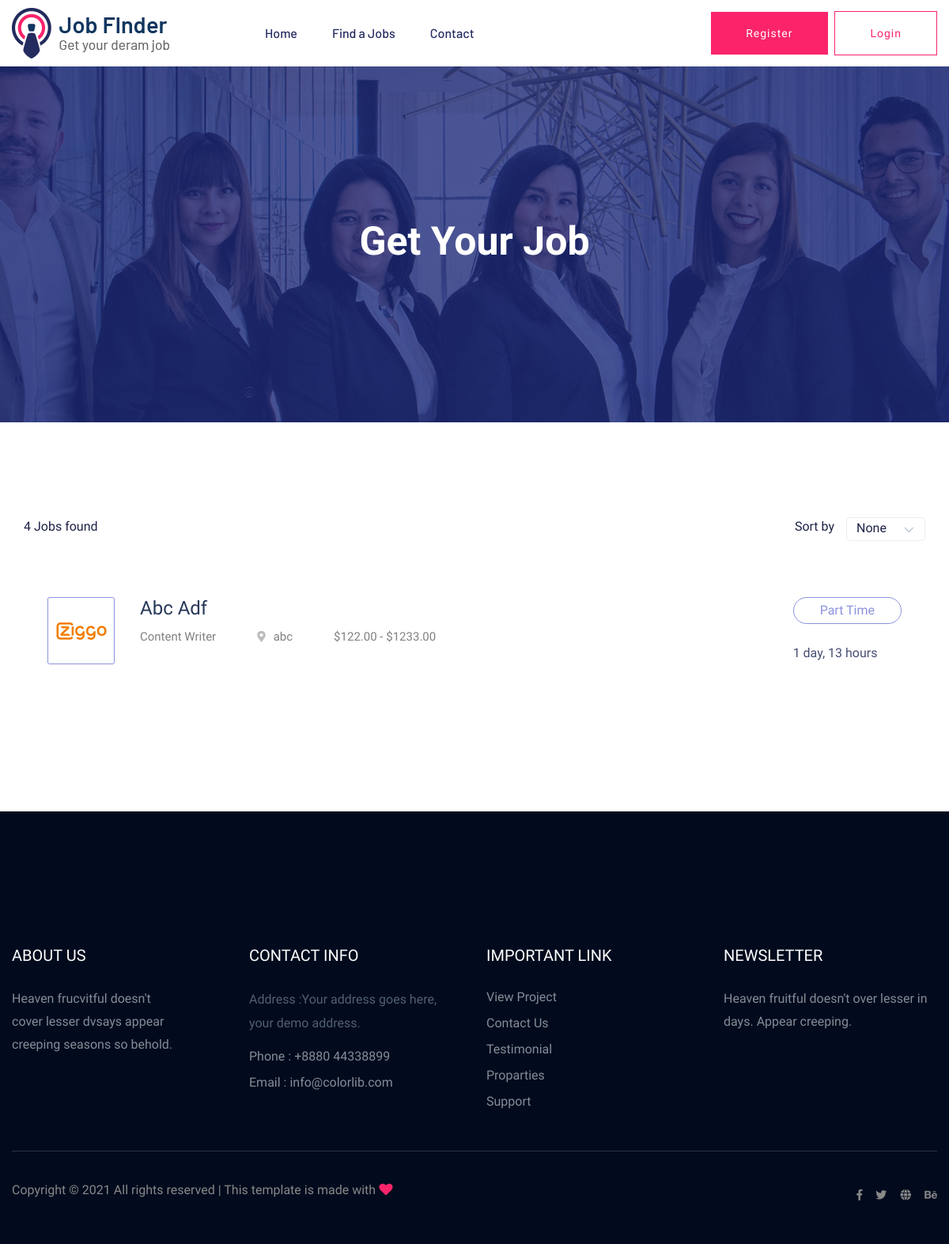
Before: /post/listing/ with the older database file.
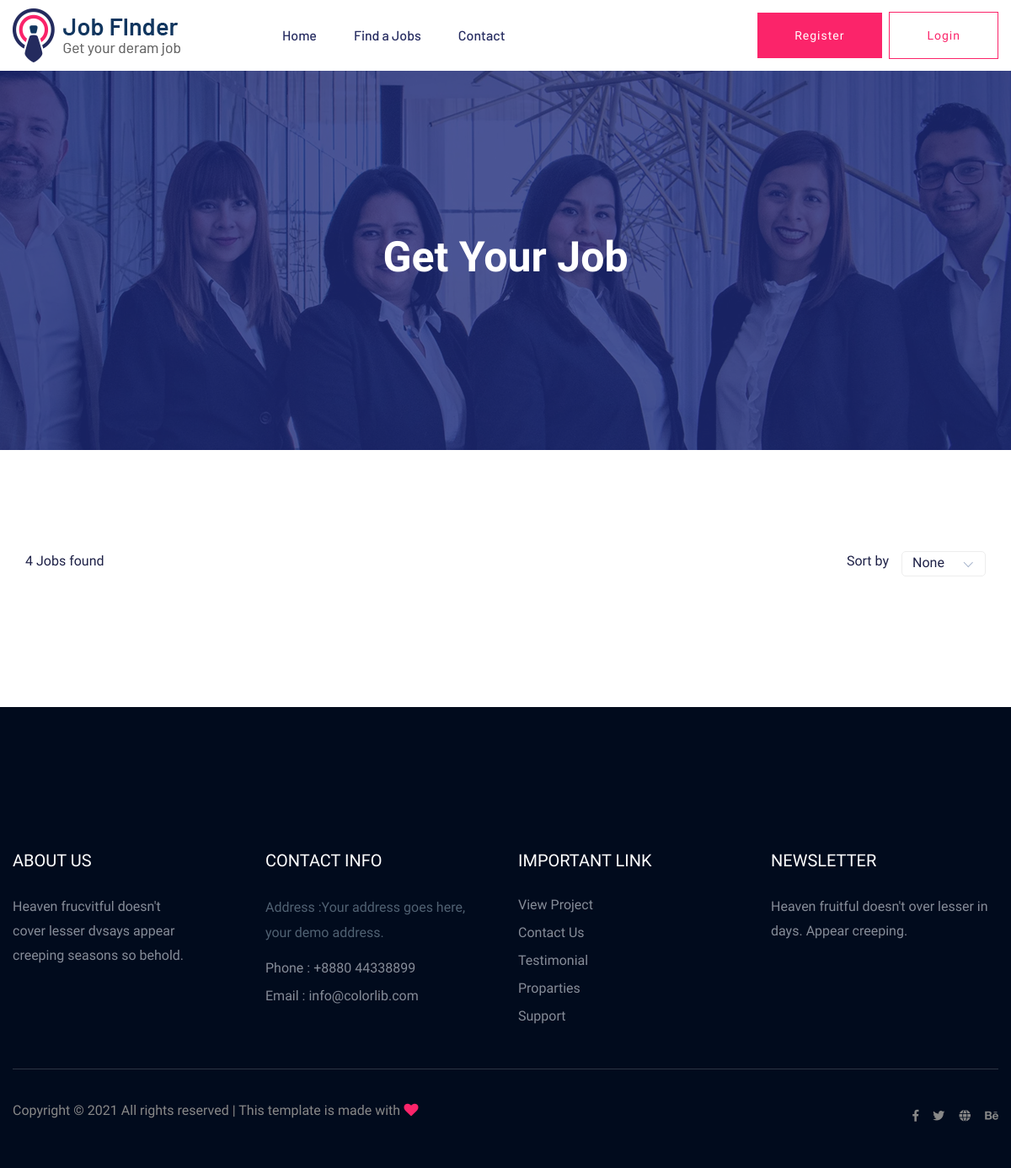
After: the same page with the newer database file.
### job/models.py (models this page shows, shortened)
class Job(models.Model):
    job_name = models.CharField(max_length=200)
    slug = models.SlugField(unique=True)
    description = models.TextField()
    image = models.ImageField(upload_to='job', null=True, blank=True)
    category = models.ForeignKey(Category, on_delete=models.CASCADE, related_name='jobs')
    company = models.ForeignKey(Company, on_delete=models.CASCADE, related_name='jobs')
    location = models.CharField(max_length=200)
    vacancy = models.IntegerField(default=1)
    job_time = models.CharField(choices=JOB_TIME, max_length=10)
    salary_type = models.CharField(choices=SALARY_TYPE, max_length=10)
    max_salary = models.DecimalField(decimal_places=2, max_digits=6)
    min_salary = models.DecimalField(decimal_places=2, max_digits=6)
    last_date = models.DateField(default=timezone.now())
    posted_date = models.DateField(auto_now_add=True)
    class Meta:
        ordering = ['-posted_date']

class Category(models.Model):
    category_name = models.CharField(max_length=200, unique=True)
    slug = models.SlugField(unique=True)
    logo = models.CharField(max_length=50, default='tour')
    created_at = models.DateField(auto_now_add=True)

### job/decorators.py (the view)
    def inner(*args, **kwargs):
        request = args[0]
        if request.user.is_authenticated:
            if request.user.profile.is_company:
                return redirect('job:home')
        return func(*args, **kwargs)

### job/views.py (called while the page is built)
@allow_user
def post_listing(request, slug=None):
    if slug:
        jobs = Job.objects.filter(category__slug=slug)
    else:
        jobs = Job.objects.all()
    context = {
        'jobs': jobs,
    }
    return render(request, 'job/job_listing.html', context)

### job/templates/job/job_listing.html (shortened to what this page needs)
{% extends 'base.html' %}
{% load static %}
{% block content %}
    <main>
        <div class="slider-area ">
            <div class="single-slider section-overly slider-height2 d-flex align-items-center" data-background="{% static 'img/hero/about.jpg' %}">
                <div class="container">
                    <div class="row">
                        <div class="col-xl-12">
                            <div class="hero-cap text-center">
                                <h2>Get your job</h2>
                            </div>
                        </div>
                    </div>
                </div>
            </div>
        </div>
        <div class="job-listing-area pt-120 pb-120">
            <div class="container">
                <div class="row">
                    <div class="col-xl-12 col-lg-12 col-md-12">
                        <section class="featured-job-area">
                            <div class="container">
                                <div class="row">
                                    <div class="col-lg-12">
                                        <div class="count-job mb-35">
                                            <span>{{ jobs|length }} Job{{ jobs|pluralize }} found</span>
                                            <div class="select-job-items">
                                                <span>Sort by</span>
                                            </div>
                                        </div>
                                    </div>
                                </div>
                                {% for job in jobs %}
                                    {% if job.vacancy > 0 %}
                                        <div class="single-job-items mb-30">
                                            <div class="job-items">
                                                <div class="company-img">
                                                    <a href="{% url 'job:post-detail' job.slug %}"><img src="{% static 'img/icon/job-list1.png'%}" alt=""></a>
                                                </div>
                                                <div class="job-tittle job-tittle2">
                                                    <a href="{% url 'job:post-detail' job.slug %}">
                                                        <h4>{{ job.job_name|title }}</h4>
                                                    </a>
                                                    <ul>
                                                        <li>{{ job.category.category_name|title }}</li>
                                                        <li><i class="fas fa-map-marker-alt"></i>{{ job.location }}</li>
                                                        <li>${{ job.min_salary}} - ${{ job.max_salary }}</li>
                                                    </ul>
                                                </div>
                                            </div>
                                            <div class="items-link items-link2 f-right">
                                                <a href="{% url 'job:post-detail' job.slug %}">{{ job.job_time }}</a>
                                                <span>{{ job.posted_date|timesince }}</span>
                                            </div>
                                        </div>
                                    {% endif %}
                                {% endfor %}
                            </div>
                        </section>
                    </div>
                </div>
            </div>
        </div>
    </main>
 {% endblock content %}

### templates/base.html (shortened to what this page needs)
{% load static %}
<!doctype html>
<html class="no-js" lang="zxx">
<head>
    <link rel="stylesheet" href="{% static 'css/bootstrap.min.css'%}">
    <link rel="stylesheet" href="{% static 'css/owl.carousel.min.css'%}">
    <link rel="stylesheet" href="{% static 'css/flaticon.css'%}">
    <link rel="stylesheet" href="{% static 'css/price_rangs.css'%}">
    <link rel="stylesheet" href="{% static 'css/slicknav.css'%}">
    <link rel="stylesheet" href="{% static 'css/animate.min.css'%}">
    <link rel="stylesheet" href="{% static 'css/magnific-popup.css'%}">
    <link rel="stylesheet" href="{% static 'css/fontawesome-all.min.css'%}">
    <link rel="stylesheet" href="{% static 'css/themify-icons.css'%}">
    <link rel="stylesheet" href="{% static 'css/slick.css'%}">
    <link rel="stylesheet" href="{% static 'css/nice-select.css'%}">
    <link rel="stylesheet" href="{% static 'css/style.css'%}">
</head>
<body>
    <header>
        <div class="header-area header-transparrent">
            <div class="headder-top header-sticky">
                <div class="container">
                    <div class="row align-items-center">
                        <div class="col-lg-3 col-md-2">
                            <div class="logo">
                                <a href="{% url 'job:home'  %}"><img src="{% static 'img/logo/logo.png'%}" alt=""></a>
                            </div>
                        </div>
                        <div class="col-lg-9 col-md-9">
                            <div class="menu-wrapper">
                                <div class="main-menu">
                                    {% if request.user.profile.is_company %}
                                    <nav class="d-none d-lg-block">
                                        <ul id="navigation">
                                            <li><a href="{% url 'job:home'  %}">Home</a></li>
                                            <li><a href="{% url 'job:add-job' %}">Add Jobs </a></li>
                                            <li><a href="{% url 'job:add-company' %}">Add Company </a></li>
                                            <li><a href="{% url 'job:company-detail' %}">Applications </a></li>
                                            <li><a href="{% url 'contact' %}">Contact</a></li>
                                        </ul>
                                    </nav>
                                    {% else %}
                                    <nav class="d-none d-lg-block">
                                        <ul id="navigation">
                                            <li><a href="{% url 'job:home'  %}">Home</a></li>
                                            <li><a href="{% url 'job:post-listing-all' %}">Find a Jobs </a></li>
                                            <li><a href="{% url 'contact' %}">Contact</a></li>
                                        </ul>
                                    </nav>
                                    {% endif %}
                                </div>
                                <div class="header-btn d-none f-right d-lg-block">
                                    {% if request.user.is_authenticated %}
                                    <a href="{% url 'user:profile' %}" class="btn head-btn2">Profile</a>
                                    <a href="{% url 'user:logout' %}" class="btn head-btn2">Logout</a>
                                    {% else %}
                                    <a href="{% url 'user:register' %}" class="btn head-btn1">Register</a>
                                    <a href="{% url 'user:login' %}" class="btn head-btn2">Login</a>
                                    {% endif %}
                                </div>
                            </div>
                        </div>
                        <div class="col-12">
                        </div>
                    </div>
                </div>
            </div>
        </div>
    </header>
    {% block content %}{% endblock content %}
    <footer>
        <div class="footer-area footer-bg footer-padding">
            <div class="container">
                <div class="row d-flex justify-content-between">
                    <div class="col-xl-3 col-lg-3 col-md-4 col-sm-6">
                        <div class="single-footer-caption mb-50">
                            <div class="single-footer-caption mb-30">
                                <div class="footer-tittle">
                                    <h4>About Us</h4>
                                    <div class="footer-pera">
                                        <p>Heaven frucvitful doesn't cover lesser dvsays appear creeping seasons so
                                            behold.</p>
                                    </div>
                                </div>
                            </div>
                        </div>
                    </div>
                    <div class="col-xl-3 col-lg-3 col-md-4 col-sm-5">
                        <div class="single-footer-caption mb-50">
                            <div class="footer-tittle">
                                <h4>Contact Info</h4>
                                <ul>
                                    <li>
                                        <p>Address :Your address goes
                                            here, your demo address.</p>
                                    </li>
                                    <li><a href="#">Phone : +8880 44338899</a></li>
                                    <li><a href="#">Email : info@colorlib.com</a></li>
                                </ul>
                            </div>
                        </div>
                    </div>
                    <div class="col-xl-3 col-lg-3 col-md-4 col-sm-5">
                        <div class="single-footer-caption mb-50">
                            <div class="footer-tittle">
                                <h4>Important Link</h4>
                                <ul>
                                    <li><a href="#"> View Project</a></li>
                                    <li><a href="#">Contact Us</a></li>
                                    <li><a href="#">Testimonial</a></li>
                                    <li><a href="#">Proparties</a></li>
                                    <li><a href="#">Support</a></li>
                                </ul>
                            </div>
                        </div>
                    </div>
                    <div class="col-xl-3 col-lg-3 col-md-4 col-sm-5">
                        <div class="single-footer-caption mb-50">
                            <div class="footer-tittle">
                                <h4>Newsletter</h4>
                                <div class="footer-pera footer-pera2">
                                    <p>Heaven fruitful doesn't over lesser in days. Appear creeping.</p>
                                </div>
                            </div>
                        </div>
                    </div>
                </div>
            </div>
            <div class="footer-bottom-area footer-bg">
                <div class="container">
                    <div class="footer-border">
                        <div class="row d-flex justify-content-between align-items-center">
                            <div class="col-xl-10 col-lg-10 ">
                                <div class="footer-copy-right">
                                    <p>
                                        Copyright &copy;
                                        <script>document.write(new Date().getFullYear());</script> All rights reserved |
                                        This template is made with <i class="fa fa-heart" aria-hidden="true"></i>
                                    </p>
                                </div>
                            </div>
                            <div class="col-xl-2 col-lg-2">
                                <div class="footer-social f-right">
                                    <a href="#"><i class="fab fa-facebook-f"></i></a>
                                    <a href="#"><i class="fab fa-twitter"></i></a>
                                    <a href="#"><i class="fas fa-globe"></i></a>
                                    <a href="#"><i class="fab fa-behance"></i></a>
                                </div>
                            </div>
                        </div>
                    </div>
                </div>
            </div>
    </footer>
</body>
</html>

Changed rows visible on the page:
no longer on this page (row edited): Job: vacancy 1 (drawn), job_name "Abc Adf", category.category_name "Content Writer", location "abc", min_salary "122.00", max_salary "1233.00", job_time "Part Time", posted_date "1 day, 13 hours"
